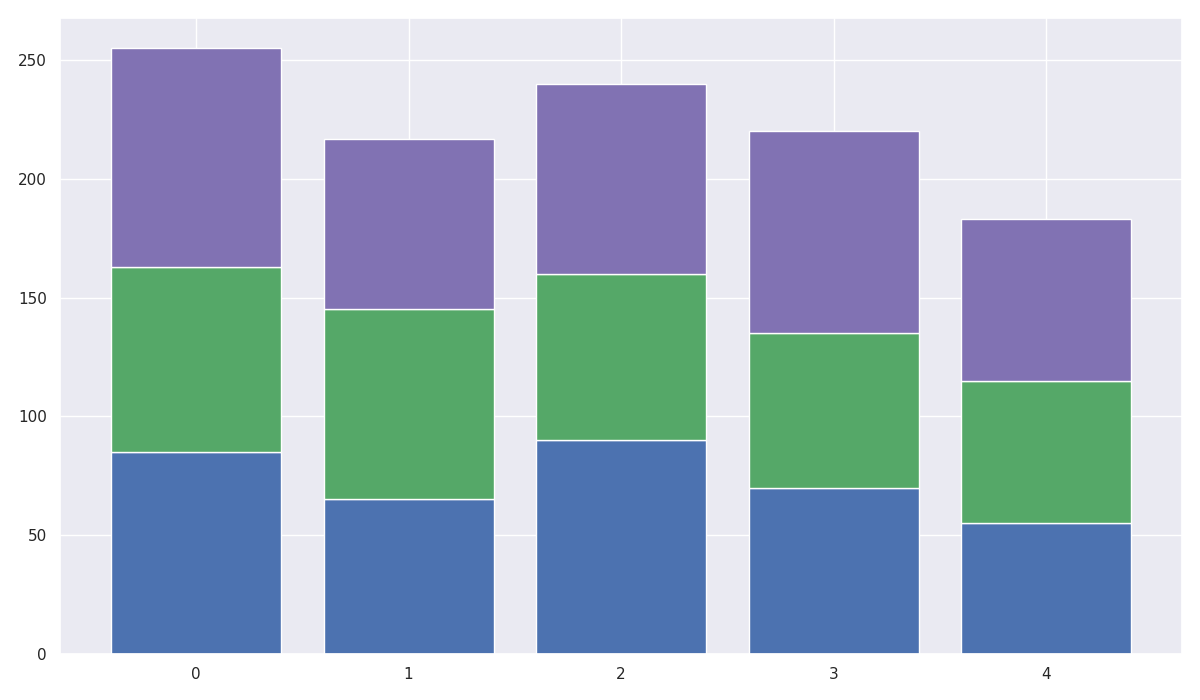

Python code for this plot:
import matplotlib.pyplot as plt
import numpy as np

xenon_popularity = [85, 65, 90, 70, 55]
zephyr_popularity = [78, 80, 70, 65, 60]
orbis_popularity = [92, 72, 80, 85, 68]

fig, ax = plt.subplots(figsize=(12, 7))
r = np.arange(len(xenon_popularity))
ax.bar(r, xenon_popularity, color='b')
ax.bar(r, zephyr_popularity, color='g', bottom=xenon_popularity)
ax.bar(r, orbis_popularity, color='m', bottom=np.array(xenon_popularity) + np.array(zephyr_popularity))

plt.tight_layout()
plt.show()
